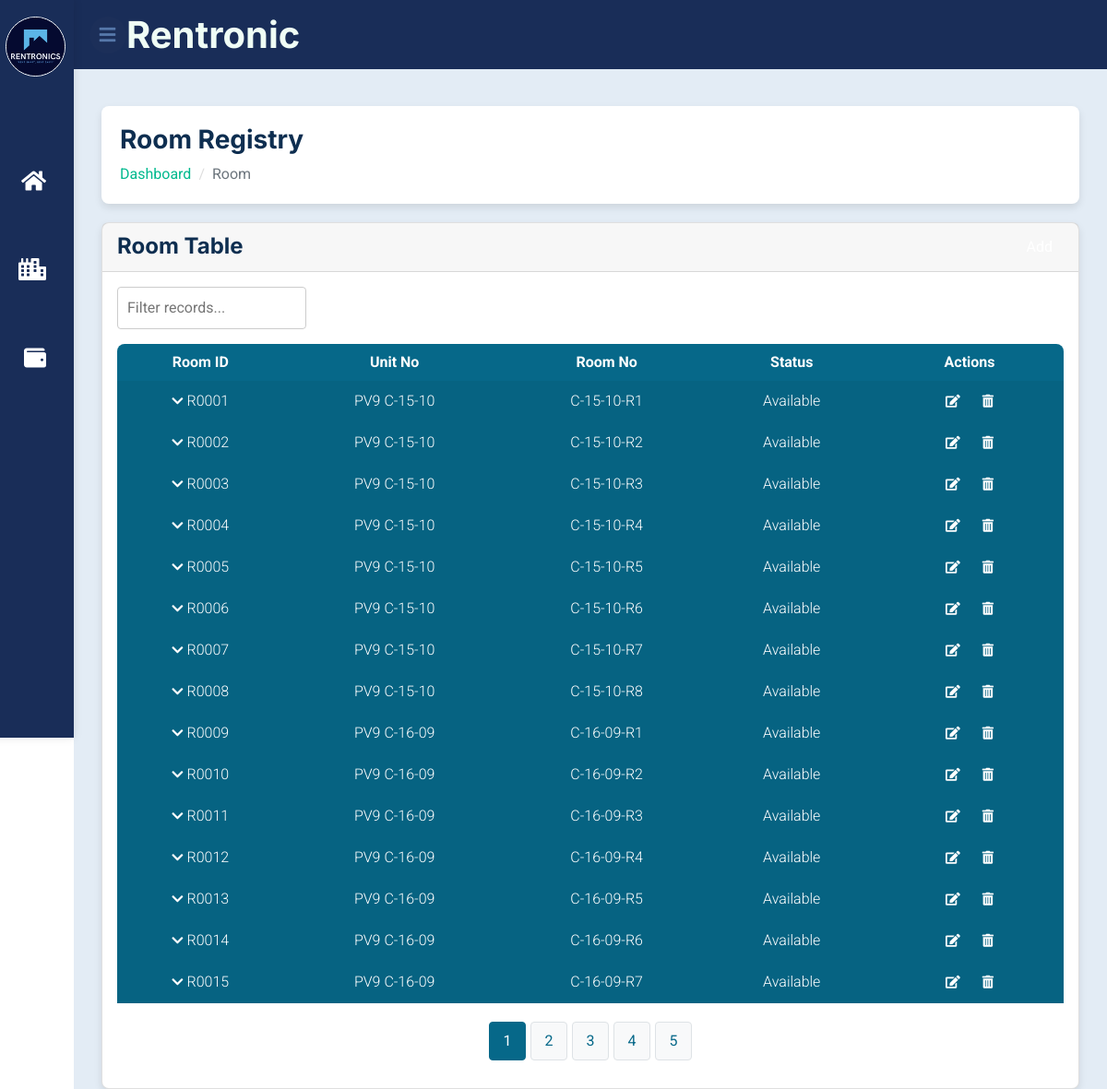
/module-property/room/roomtable.php (signed in), run on the app's committed database.
### tables this page shows
CREATE TABLE `room` (
  `RoomID` varchar(6) NOT NULL,
  `UnitID` varchar(6) NOT NULL,
  `RoomNo` varchar(255) NOT NULL,
  `RoomRentAmount` decimal(10,2) NOT NULL,
  `Katil` int(11) DEFAULT NULL,
  `RoomStatus` varchar(50) NOT NULL,
  `CreatedAt` datetime DEFAULT CURRENT_TIMESTAMP,
  `UpdatedAt` datetime DEFAULT CURRENT_TIMESTAMP ON UPDATE CURRENT_TIMESTAMP,
  `AgentID` varchar(6) DEFAULT NULL,
  `BaseRentAmount` decimal(10,2) DEFAULT NULL
);

CREATE TABLE `property` (
  `PropertyID` varchar(6) NOT NULL,
  `PropertyName` varchar(255) NOT NULL,
  `PropertyType` varchar(255) NOT NULL,
  `Location` varchar(255) NOT NULL,
  `Maps` varchar(255) DEFAULT NULL,
  `PropertyStatus` varchar(50) DEFAULT 'Active',
  `CreatedAt` datetime DEFAULT CURRENT_TIMESTAMP,
  `UpdatedAt` datetime DEFAULT CURRENT_TIMESTAMP ON UPDATE CURRENT_TIMESTAMP,
  `AgentID` varchar(6) DEFAULT NULL
);

CREATE TABLE `unit` (
  `UnitID` varchar(6) NOT NULL,
  `PropertyID` varchar(6) NOT NULL,
  `UnitNo` varchar(255) NOT NULL,
  `FloorPlan` varchar(255) DEFAULT NULL,
  `Investor` varchar(255) DEFAULT NULL,
  `UnitType` varchar(50) DEFAULT NULL,
  `OccupancyStatus` varchar(50) DEFAULT 'Available',
  `CreatedAt` datetime DEFAULT CURRENT_TIMESTAMP,
  `UpdatedAt` datetime DEFAULT CURRENT_TIMESTAMP ON UPDATE CURRENT_TIMESTAMP
);

### module-property/room/roomtable.php (the view, shortened to what this page needs)
<?php
require_once __DIR__ . '/../../module-auth/dbconnection.php';
?>
<!DOCTYPE html>
<html lang="en">
<head>
    <link href="https://cdnjs.cloudflare.com/ajax/libs/font-awesome/5.10.0/css/all.min.css" rel="stylesheet">
    <link href="https://cdn.jsdelivr.net/npm/bootstrap-icons@1.4.1/font/bootstrap-icons.css" rel="stylesheet">
    <link rel="stylesheet" href="/rentronics/assets/css/feathericon.min.css">
    <link href="https://cdn.datatables.net/1.11.5/css/jquery.dataTables.min.css" rel="stylesheet">
    <link href="https://cdn.datatables.net/responsive/2.2.9/css/responsive.dataTables.min.css" rel="stylesheet">
    <link href="../../css/bootstrap.min.css" rel="stylesheet">
    <link href="../../css/navbar.css" rel="stylesheet">
    <link href="../css/bed.css" rel="stylesheet">
</head>
<body>
    <div class="container-fluid bg-white p-0">
        <?php include('../../nav_sidebar.php'); ?>
        <div class="page-wrapper">
            <div class="content container-fluid">
                <div class="page-header">
                    <div class="row">
                        <div class="col">
                            <h3 class="page-title">Room Registry</h3>
                            <ul class="breadcrumb">
                                <li class="breadcrumb-item"><a href="dashboard.php">Dashboard</a></li>
                                <li class="breadcrumb-item active">Room</li>
                            </ul>
                        </div>
                    </div>
                </div>
                <div class="row">
                    <div class="col-md-12">
                        <div class="card">
                            <div class="card-header d-flex justify-content-between align-items-center">
                                <h4 class="card-title">Room Table</h4>
                                <a href="roomaddinnerjoin.php" class="btn btn-primary">Add</a>
                            </div>
                            <div class="card-body">
                                <input type="text" id="filterInput" class="filter-input" placeholder="Filter records...">
                                <div class="table-responsive">
                                    <table id="roomTable" class="table table-striped">
                                        <thead class="thead">
                                            <tr>
                                                <th>Room ID</th>
                                                <th>Unit No</th>
                                                <th>Room No</th>
                                                <th>Status</th>
                                                <th class="actions-column">Actions</th>
                                            </tr>
                                        </thead>
                                        <tbody>
                                            <?php
                                            $result = $conn->query("
                                                SELECT Room.RoomID, Room.UnitID, Unit.UnitNo, Property.PropertyName, Room.RoomNo, Room.RoomRentAmount, Room.Katil, Room.RoomStatus, Room.AgentID
                                                FROM Room
                                                INNER JOIN Unit ON Room.UnitID = Unit.UnitID
                                                INNER JOIN Property ON Unit.PropertyID = Property.PropertyID
                                            ");
                                            if ($result->num_rows > 0) {
                                                while ($row = $result->fetch_assoc()) {
                                                    $room_id = $row['RoomID'];
                                                    $unit_no = $row['UnitNo'];
                                                    $room_no = $row['RoomNo'];
                                                    $room_status = $row['RoomStatus'];
                                                    ?>
                                                    <tr class="main-row">
                                                        <td>
                                                            <button class="btn btn-link toggle-details" title="Show Details">
                                                                <i class="fas fa-chevron-down"></i>
                                                            </button>
                                                            <?= $room_id ?>
                                                        </td>
                                                        <td><?= $row['PropertyName'] . ' ' . $unit_no ?></td>
                                                        <td><?= $room_no ?></td>
                                                        <td><?= $room_status ?></td>
                                                        <td class="actions-column">
                                                            <a href="roomedit.php?room_id=<?= $room_id ?>" class="btn btn-warning btn-sm btn-action" title="Edit">
                                                                <i class="fas fa-edit"></i>
                                                            </a>
                                                            <a href="roomdelete.php?delete_room_id=<?= $room_id ?>" class="btn btn-danger btn-sm btn-action" title="Delete" onclick="return confirm('Are you sure you want to delete this room?')">
                                                                <i class="fas fa-trash-alt"></i>
                                                            </a>
                                                        </td>
                                                    </tr>
                                                    <?php
                                                }
                                            }
                                            ?>
                                        </tbody>
                                    </table>
                                </div>
                                <div class="pagination" id="pagination"></div>
                            </div>
                        </div>
                    </div>
                </div>
            </div>
        </div>
    </div>
</body>
</html>

### css/navbar.css (style rules this page uses)
:root { --font-primary: "Roboto", sans-serif; --font-secondary: "Merriweather", serif; --color-primary: #1c2f59; --color-secondary: #6c757d; --color-success: #28a745; --color-danger: #dc3545; --color-warning: #ffc107; --color-info: #17a2b8; --color-light: #f8f9fa; --color-dark: #343a40; --color-btn: #5678aa ; --confirm: #28a745; --cancel: #dc3545; }
a { text-decoration: none; }
li { list-style: none; }
.fas { font-size: 24px; display: inline-block; }
button { padding: 12px; background-color: var(--color-primary); color: #fff; border: none; border-radius: 4px; cursor: pointer; }

### module-property/css/bed.css (style rules this page uses)
:root { --font-primary: "Roboto", sans-serif; --font-secondary: "Merriweather", serif; --color-primary: #1c2f59; --color-secondary: #6c757d; --color-success: #28a745; --color-danger: #dc3545; --color-warning: #ffc107; --color-info: #17a2b8; --color-light: #f8f9fa; --color-dark: #343a40; --color-btn: #5678aa; --confirm: #28a745; --cancel: #dc3545; }
body { background-color: #e3ecf5; margin: 0 !important; padding: 0 !important; font-family: var(--font-primary); color: var(--color-dark); }
.page-header { background-color: #fff; padding: 20px; border-radius: 8px; margin-bottom: 20px; box-shadow: 0 4px 8px rgba(0, 0, 0, 0.1); }
.card-header { align-items: center; }
.card-title { margin-bottom: 0; }
.btn { transition: 0.5s; }
.btn.btn-primary { background-color: var(--confirm); color: #ffffff; }
a { text-decoration: none; }
li { list-style: none; }
body { font-family: var(--font-primary); }
.breadcrumb { margin-bottom: 0; }
.breadcrumb-item + .breadcrumb-item::before { color: #dddddd; }
.page-wrapper { background-color: #e3ecf5; margin-left: 80px; padding-top: 10px; position: relative; transition: all 0.4s ease; }
.page-wrapper > .content { padding: 1.875rem 1.875rem 0; }
.card { border-radius: 8px; box-shadow: 0 4px 8px rgba(0, 0, 0, 0.1); }
input { padding: 10px; margin-bottom: 16px; border: 1px solid #ccc; border-radius: 4px; }
button { padding: 12px; background-color: var(--color-primary); color: #fff; border: none; border-radius: 4px; cursor: pointer; }
.actions-column { text-align: center; }
.btn-action { margin: 2px; }
.btn i { font-size: 14px; }

### module-property/room/roomtable.php (style rules this page uses)
.main-row { background-color: #066889; }
.main-row td { align-content: center; color: white; font-weight: 300; padding: 8px; text-align: center; border-bottom: 1px solid rgba(255, 255, 255, 0.1); }
.table { background-color: #066889; border-radius: 8px; margin-bottom: 0; }
.btn { background-color: transparent !important; border: transparent; }
.thead { font-size: 16px; text-align: center; color: white; }
.toggle-details { padding: 0; color: white; }
.toggle-details i { transition: transform 0.2s; }
.table > :not(caption) > * > * { border-bottom-width: 0; }
.actions-column { white-space: nowrap; }
.btn-action { padding: 4px 8px; margin: 0 2px; }
.btn-action i { color: white; }
.pagination { display: flex; justify-content: center; margin-top: 20px; gap: 5px; }
.card-body { padding-bottom: 30px; }
.table-responsive { margin-bottom: 0; }

### data on the page
room: RoomID "R0001", property.PropertyName "PV9", UnitID.UnitNo "C-15-10", RoomNo "C-15-10-R1", RoomStatus "Available"
room: RoomID "R0002", property.PropertyName "PV9", UnitID.UnitNo "C-15-10", RoomNo "C-15-10-R2", RoomStatus "Available"
room: RoomID "R0003", property.PropertyName "PV9", UnitID.UnitNo "C-15-10", RoomNo "C-15-10-R3", RoomStatus "Available"
room: RoomID "R0004", property.PropertyName "PV9", UnitID.UnitNo "C-15-10", RoomNo "C-15-10-R4", RoomStatus "Available"
room: RoomID "R0005", property.PropertyName "PV9", UnitID.UnitNo "C-15-10", RoomNo "C-15-10-R5", RoomStatus "Available"
room: RoomID "R0006", property.PropertyName "PV9", UnitID.UnitNo "C-15-10", RoomNo "C-15-10-R6", RoomStatus "Available"
room: RoomID "R0007", property.PropertyName "PV9", UnitID.UnitNo "C-15-10", RoomNo "C-15-10-R7", RoomStatus "Available"
room: RoomID "R0008", property.PropertyName "PV9", UnitID.UnitNo "C-15-10", RoomNo "C-15-10-R8", RoomStatus "Available"
room: RoomID "R0009", property.PropertyName "PV9", UnitID.UnitNo "C-16-09", RoomNo "C-16-09-R1", RoomStatus "Available"
room: RoomID "R0010", property.PropertyName "PV9", UnitID.UnitNo "C-16-09", RoomNo "C-16-09-R2", RoomStatus "Available"
room: RoomID "R0011", property.PropertyName "PV9", UnitID.UnitNo "C-16-09", RoomNo "C-16-09-R3", RoomStatus "Available"
room: RoomID "R0012", property.PropertyName "PV9", UnitID.UnitNo "C-16-09", RoomNo "C-16-09-R4", RoomStatus "Available"
room: RoomID "R0013", property.PropertyName "PV9", UnitID.UnitNo "C-16-09", RoomNo "C-16-09-R5", RoomStatus "Available"
room: RoomID "R0014", property.PropertyName "PV9", UnitID.UnitNo "C-16-09", RoomNo "C-16-09-R6", RoomStatus "Available"
room: RoomID "R0015", property.PropertyName "PV9", UnitID.UnitNo "C-16-09", RoomNo "C-16-09-R7", RoomStatus "Available"
